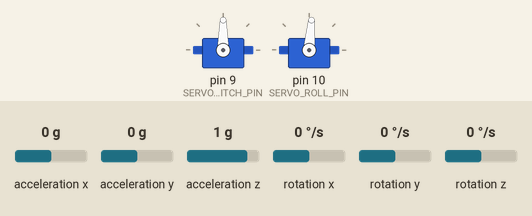
This sketch was run on a simulated Arduino Uno, built with avr-gcc and run on an emulated ATmega328P. Parts: 2 × servo. The test bench sets the inputs (shaded band); at power-on: acceleration x 0 g, acceleration y 0 g, acceleration z 1 g, rotation x 0 °/s, rotation y 0 °/s, rotation z 0 °/s. What the sketch prints to the serial monitor is not drawn.

Above: at 4.2 s.
4.3 s: acceleration x set to -1.4 g
At 5.0 s:
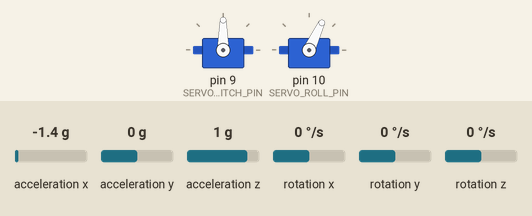
5.8 s: acceleration y set to -1.4 g
At 6.7 s:
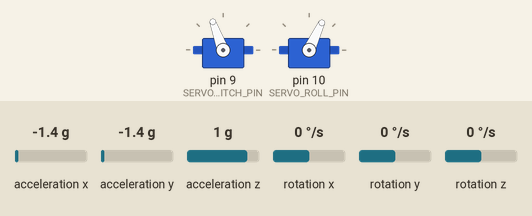
7.3 s: acceleration x set to 0 g
At 8.9 s:
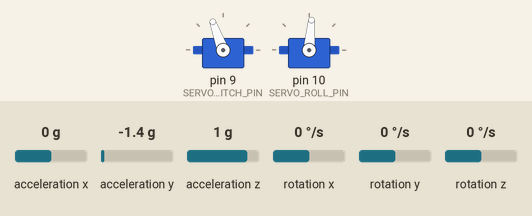
9.2 s: acceleration y set to 0.8 g
At 10.5 s:
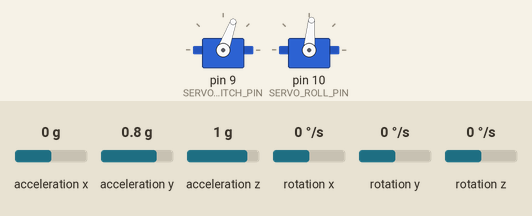
10.8 s: acceleration x set to -0.8 g
At 11.8 s:
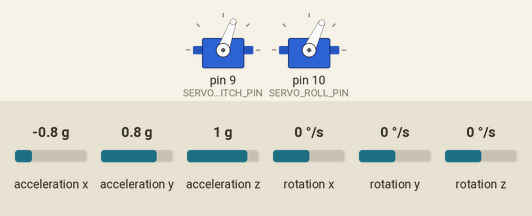
12.3 s: acceleration x set to 0.8 g
At 13.7 s:
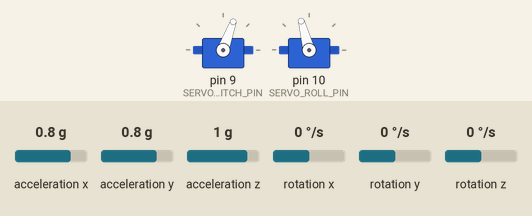
Timing chart, 0 to 14.9 s (numbered marks = the images above; inputs shaded):
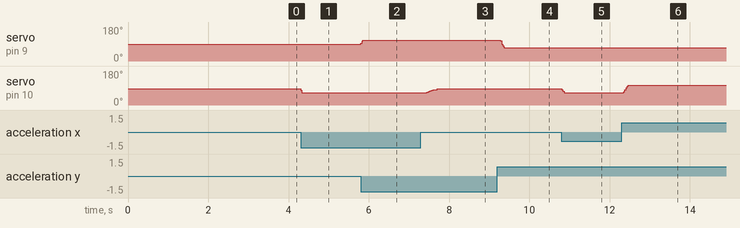

The sketch:

Servo_MPU6050_code.ino
```cpp
#include <Wire.h>
#include <Servo.h>
#include <MPU6050_light.h>

MPU6050 mpu(Wire);

Servo servoPitch;  // top servo (front/back)
Servo servoRoll;   // bottom servo (left/right)

// Pins
const int SERVO_PITCH_PIN = 9;
const int SERVO_ROLL_PIN  = 10;

// Centers – tweak later so tray is level
int pitchCenter = 90;
int rollCenter  = 85;

// Servo limits
const int SERVO_MIN = 40;
const int SERVO_MAX = 140;

// Target (level)
float setPitch = 0.0;
float setRoll  = 0.0;

// Filtered angles
float pitchFilt = 0.0;
float rollFilt  = 0.0;

unsigned long lastMs = 0;

void setup() {
  Serial.begin(115200);
  delay(500);

  Wire.begin();
  byte status = mpu.begin();
  while (status != 0) {
    Serial.println("MPU6050 not found, check wiring!");
    delay(1000);
  }

  Serial.println("Calibrating... keep platform still.");
  delay(1500);
  mpu.calcOffsets(true, true);

  servoPitch.attach(SERVO_PITCH_PIN);
  servoRoll.attach(SERVO_ROLL_PIN);
  servoPitch.write(pitchCenter);
  servoRoll.write(rollCenter);

  lastMs = millis();
}

void loop() {
  mpu.update();

  // Raw angles from IMU
  float pitchRaw = mpu.getAngleX();
  float rollRaw  = mpu.getAngleY();

  // Low-pass filter (smooth)
  const float alpha = 0.1;  // 0.1–0.2 = smooth
  pitchFilt = pitchFilt + alpha * (pitchRaw - pitchFilt);
  rollFilt  = rollFilt  + alpha * (rollRaw  - rollFilt);

  unsigned long now = millis();
  float dt = (now - lastMs) / 1000.0;
  if (dt <= 0.0) dt = 0.001;
  lastMs = now;

  // ===== VERY SIMPLE P-ONLY CONTROL =====
  float Kp = 1.5;          // gentle
  const float DEADBAND = 2.0;   // ignore small errors
  const float MAX_OUTPUT = 20;  // max +/- servo steps

  // ---------- PITCH ----------
  float eP = setPitch - pitchFilt;
  if (fabs(eP) < DEADBAND) eP = 0;

  float uP = Kp * eP;

  if (uP >  MAX_OUTPUT) uP =  MAX_OUTPUT;
  if (uP < -MAX_OUTPUT) uP = -MAX_OUTPUT;


  int pitchCmd = pitchCenter + (int)uP;
  pitchCmd = constrain(pitchCmd, SERVO_MIN, SERVO_MAX);

  // ---------- ROLL ----------
  float eR = setRoll - rollFilt;
  if (fabs(eR) < DEADBAND) eR = 0;

  float uR = Kp * eR;

  if (uR >  MAX_OUTPUT) uR =  MAX_OUTPUT;
  if (uR < -MAX_OUTPUT) uR = -MAX_OUTPUT;


  int rollCmd = rollCenter + (int)uR;
  rollCmd = constrain(rollCmd, SERVO_MIN, SERVO_MAX);

  // ---------- SEND TO SERVOS ----------
  servoPitch.write(pitchCmd);
  servoRoll.write(rollCmd);

  delay(12);
}
```

Measured:
- after the input at 4.3 s, servo on pin 10 (SERVO_ROLL_PIN): 85° → 65° at once
- after the input at 5.8 s, servo on pin 9 (SERVO_PITCH_PIN): 90° → 110° at once
- after the input at 7.3 s, servo on pin 10 (SERVO_ROLL_PIN): moves from 65° to 85° over 0.26 s, starting after 0.15 s
- after the input at 9.2 s, servo on pin 9 (SERVO_PITCH_PIN): 110° → 70° after 0.08 s
- after the input at 10.8 s, servo on pin 10 (SERVO_ROLL_PIN): 85° → 65° at once
- after the input at 12.3 s, servo on pin 10 (SERVO_ROLL_PIN): 65° → 105° after 0.05 s
